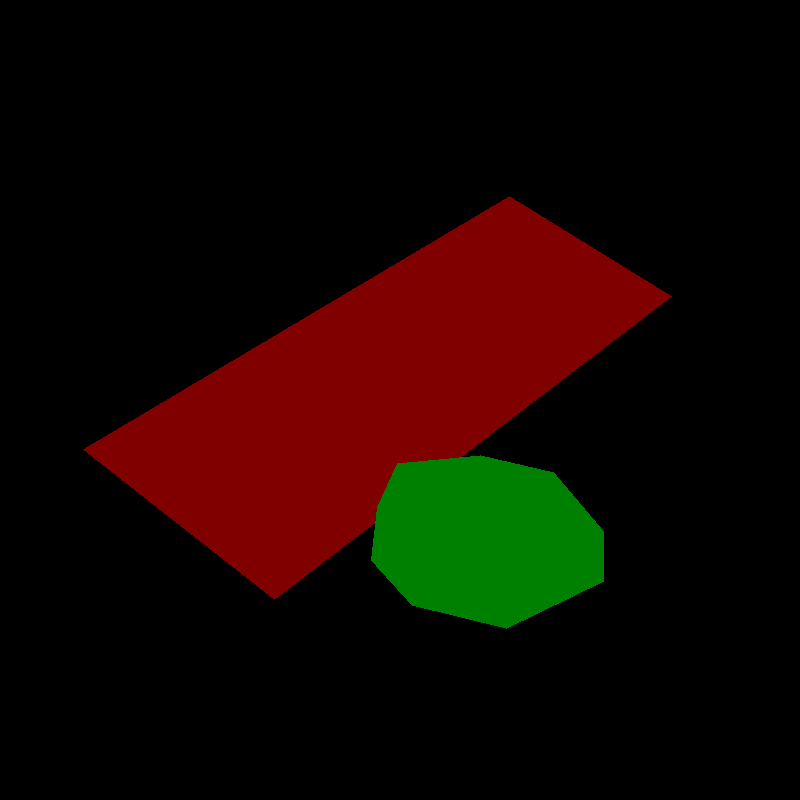
#> input picture mask2coco/labels/1.png, 800 x 800 px
$ python demo01.py
#> lines starting #> are read from the running program, lines starting #| are printed output that depends on the picture; after the words box and inside, x2 and y2 are one past the last pixel; in counts of white or black regions, pixels touching at a corner belong together
import cv2 as cv
import numpy as np
import matplotlib.pyplot as plt

img_path = "../mask2coco/labels/1.png"

img = cv.imread(img_path)
#> img is the input picture: shape (800, 800, 3); mean B, G, R 0, 6.1, 19.8
print(img.shape)
#| (800, 800, 3)

binary = np.zeros(img.shape[:2], dtype=np.uint8)

img_r = img[:, :, 2]
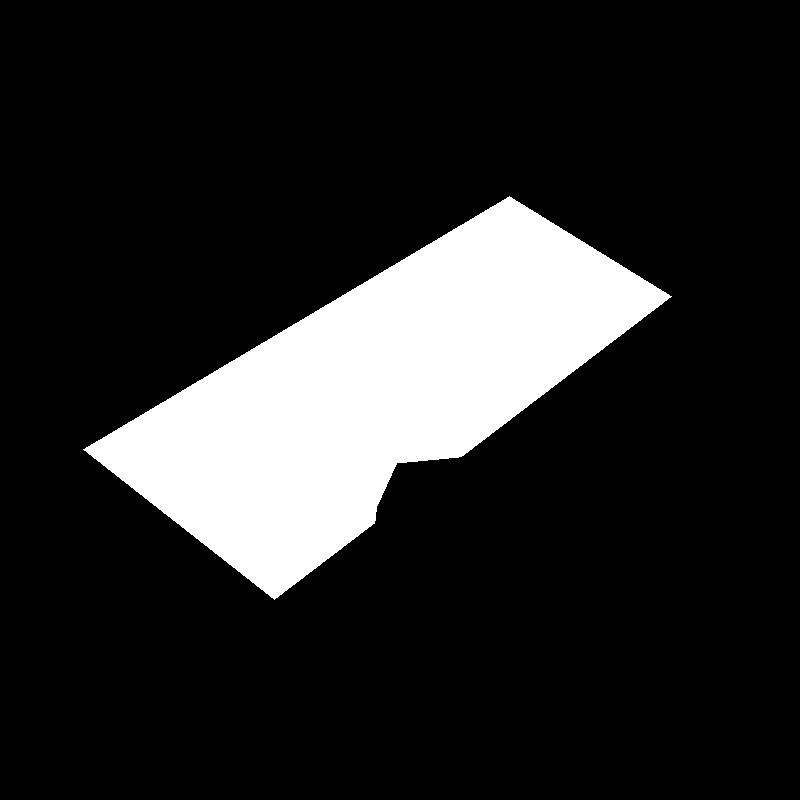
#> img_r: shape (800, 800); values 0 (black) and 128 (white), 15.5% white; 1 white region, box (x1, y1, x2, y2) and area: (83, 196, 672, 600) 98944
img_g = img[:, :, 1]
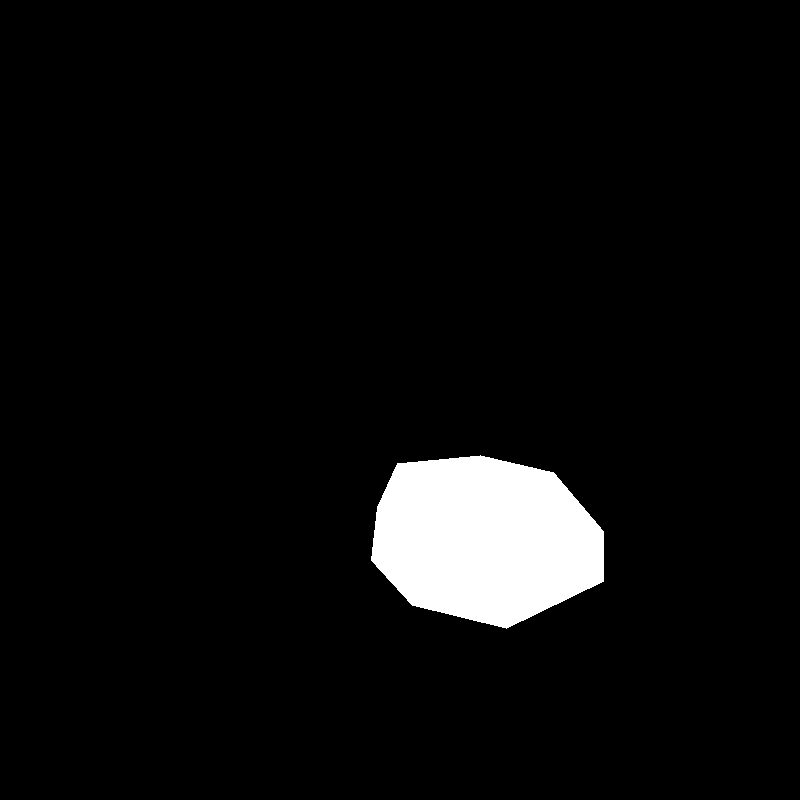
#> img_g: shape (800, 800); values 0 (black) and 128 (white), 4.8% white; 1 white region, box (x1, y1, x2, y2) and area: (371, 455, 604, 629) 30735
img_b = img[:, :, 0]
#> img_b: shape (800, 800); every value is 0

mask_r = img_r == 128
mask_g = img_g == 0
mask_b = img_b == 0
#> mask_b: shape (800, 800) bool; every value is 1

mask = np.bitwise_and(np.bitwise_and(mask_r, mask_g), mask_b)
print(mask.sum())
#| 98944

binary[mask] = 255

cv.imshow("binary", binary)
cv.imwrite("test.png", binary)
plt.imsave("test2.png", img)

cv.waitKey()
